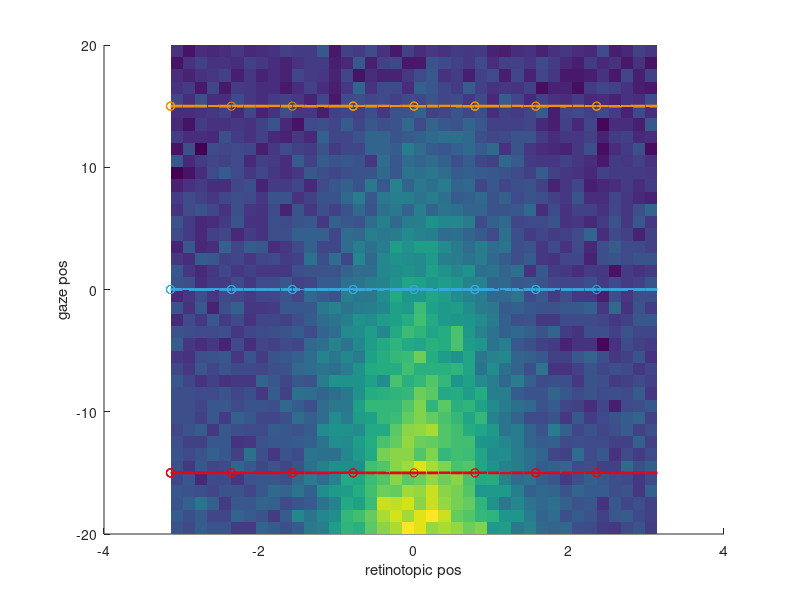
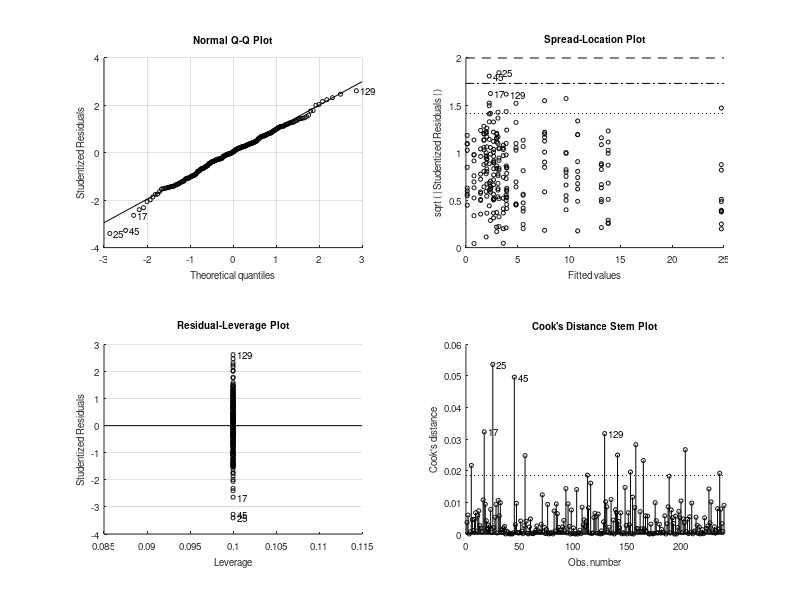

Write MATLAB code to recreate these figures, in order. (Note: this script raises an error after producing the figures.)
function testsim_gain_field_dPulv2017(modulation_type)
% simulations of gain field effects and significance, including von Mises fitting
% see also testsim_gain_field for more generic version
% see also testsim_lip_activity_profile

if nargin < 1,
    modulation_type = 'linear_gain';
end


Noise		= 5;	% Firing rate noise
n_trials_per_cond = 10;

%
bootstrap_method='hierarchical';

% retinotopic Gaussian RF

Center              = 0;	% deg
Amplitude           = 30;	% spikes/s, RF response peak
UnmodulatedFR       = 5;	% spikes/s, ongoing/unmodulated firing
Sigma               = pi/4;	% tuning width
target_positions    = [-pi -pi*3/4 -pi/2 -pi/4 0 pi/4 pi/2 pi*3/4]; % retinotopic position
gaze_positions      = [-15 0 15];
retpos_continous	= -pi:pi/20:pi; % retinotopic position
gazepos_continous	= -20:20;       % gaze position

R		= 1/(sqrt(2*pi)*Sigma)*exp(-(retpos_continous - Center).^2/(2*Sigma^2)); % Gaussian RF profile
% R		= ones(size(retpos)); % no target position modulation
R		= UnmodulatedFR + R/max(R)*Amplitude;

n_trials_per_gaze=numel(target_positions)*n_trials_per_cond;

% target_positions2D_a =  [10    5 0  -5 -10  -5  0   5];
% target_positions2D_b =  [0.001 5 10 5 0.001 -5 -10 -5];
% target_positions2D = complex(target_positions2D_a,target_positions2D_b); % for MANOVA1 analysis


gaze_col = {'r' 'g' 'b'};

gaze_col_rgb = [227 6 19; 54 169 225; 243 146 0]/255;

switch modulation_type % eye position modulation type
    
    case 'linear_gain' %
        
        % E = interp1([gazepos(1) gazepos(end)],[-10 10],gazepos); % Gaze effect: leads to "loss" of main target effect
        % E = interp1([gazepos(1) 0 gazepos(end)],[10 0 10],gazepos); % Gaze effect: bidirectinal increase from center
        E = interp1([gazepos_continous(1) gazepos_continous(end)],[0.7 0],gazepos_continous); % Gaze effect: standard monotonic unidirectional
        % E = interp1([gazepos(1) gazepos(end)],[1 0.3],gazepos); % For CNL evaluatiom poster
        for k = 1:n_trials_per_cond
            FR(:,:,k) = E'*R + Noise*randn(length(gazepos_continous),length(retpos_continous)); % one trial
        end
        
    case 'linear_addition'
        E = interp1([gazepos_continous(1) gazepos_continous(end)],[10 0],gazepos_continous); % Gaze effect
        for k = 1:n_trials_per_cond
            FR(:,:,k) = 1*ones(size(gazepos_continous))'*R + 1*E'*ones(size(retpos_continous)) + Noise*randn(length(gazepos_continous),length(retpos_continous)); % one trial
        end
end

for g = 1:length(gaze_positions)
    col=gaze_col_rgb(g,:);
    gazepos_idx = find(gazepos_continous == gaze_positions(g));
    for t=1:length(target_positions)
        retpos_idx = find(retpos_continous == target_positions(t));
        for k = 1:1:n_trials_per_cond
            FRtarget(t,g,k) = FR(gazepos_idx,retpos_idx,k);
        end
    end
end

t_anova	= repmat(target_positions',[1,size(FRtarget,2),size(FRtarget,3)]);
g_anova	= repmat(gaze_positions,[size(FRtarget,1),1,size(FRtarget,3)]);


FRmean = mean(FR,3);
%FRmean = 1*ones(size(gazepos))'*R + 1*E'*ones(size(retpos)); % For CNL evaluatiom poster

% Plotting
figure;
surface(retpos_continous,gazepos_continous,FRmean); shading flat; hold on;
for g=1:numel(gaze_positions)
    plot3(retpos_continous,gaze_positions(g)*ones(size(retpos_continous)),FRmean(gazepos_continous == gaze_positions(g),:),'Color',gaze_col_rgb(g,:),'LineWidth',2);
    plot3(reshape(t_anova(:,g,:),1,n_trials_per_gaze),reshape(g_anova(:,g,:),1,n_trials_per_gaze),reshape(FRtarget(:,g,:),1,n_trials_per_gaze),'o','Color',gaze_col_rgb(g,:));
end
xlabel('retinotopic pos');
ylabel('gaze pos');



% von Mises
F = @(a,x) a(3)+a(1)*exp(cos(x-a(2))*a(4))*exp(a(4)*-1);
opts = optimset('lsqcurvefit');
opts.Display='off';

% ANOVA
%FRtarget4ANOVA	= FRtarget(:);t_anova=t_anova(:); g_anova=g_anova(:);


pct1 = 100*0.05/2; % alpha 0.05
pct2 = 100-pct1;
Positions=t_anova(:);
angles=Positions;
Gazes=g_anova(:);
FR_vectors=FRtarget(:).*exp(1i*Positions);
unique_positions=unique(Positions);
unique_lines_effector=numel(unique(Gazes));
FRs=FRtarget(:);
[p,table,stats,terms] = anovan(FRs,[Positions Gazes],'model','full','varnames',{'target' 'gaze'});
% c = multcompare(stats)

if 0 % one-way vs two-way ANOVA on gaze
    % the question here if presence of another factor (target position) affects the first factor, e.g. in the initial fixation period
    % for this, we should remove the the effect of target position from the simulation, set "no target position modulation" above
    [p,table,stats,terms] = anovan(FRtarget(:),g_anova(:),'model','full','varnames',{'gaze'});
    
    
end % of one-way vs two-way ANOVA on gaze


if 0 % MANOVA1, I do not think it is an appropriate test to detect gain field or a shift in a RF, due to huge variance
    % (but we use some of the code for the bootstrp (see next case))
    
    FRtarget4MANOVA1 = [];
    FRtarget4BOOTCI  = [];
    FRpositions4MANOVA1=[];
    FR4BOOTCI	 = [];
    
    gaze_pos4MANOVA1 = [];
    figure;
    
    
    for g = 1:length(gaze_positions)
        for t=1:length(target_positions)-1,
            
            FRtarget4MANOVA1_ = squeeze(FRtarget(t,g,:))*target_positions2D(t)/abs(target_positions2D(t)); % original Lukas formulation
            FRpositions4MANOVA1_ = repmat([target_positions2D(t) gaze_positions(g)],numel(FRtarget4MANOVA1_),1); % original Lukas formulation
            
            plot(FRtarget4MANOVA1_,'.','Color',gaze_col_rgb(g,:)); hold on;
            
            % FOR ANOVA
            FRtarget4MANOVA1	= [FRtarget4MANOVA1; [real(FRtarget4MANOVA1_) imag(FRtarget4MANOVA1_)]];
            gaze_pos4MANOVA1	= [gaze_pos4MANOVA1; g*ones(n_trials_per_cond,1)];
            % FOR BOOTCI
            FRpositions4MANOVA1     = [	FRpositions4MANOVA1;FRpositions4MANOVA1_];
            FRtarget4BOOTCI         = [FRtarget4BOOTCI; FRtarget4MANOVA1_];
            
            % here we define the indexes that later are used to do hierarchical bootstraping
            indexes_per_position{g,t}=find(FRpositions4MANOVA1(:,1)==target_positions2D(t) & FRpositions4MANOVA1(:,2)==gaze_positions(g));
        end
        plot(mean(FRtarget4MANOVA1(gaze_pos4MANOVA1==g,1)), mean(FRtarget4MANOVA1(gaze_pos4MANOVA1==g,2)),'*','Color',gaze_col_rgb(g,:)); % vector mean
        
    end
    axis equal
    % plot(FRtarget4MANOVA1(:,1), FRtarget4MANOVA1(:,2),'.');
    
    % [D, p] = manova1(FRtarget4MANOVA1,gaze_pos4MANOVA1) % see testsim_manova1.m
    
end % of MANOVA1

if 1 % test gain field via bootstrap - on trial-by-trial FR vectors per target in a complex 2D space, abs and angle, NEEDS FRtarget4BOOTCI
    n_iterations_bootstrap = 1000;
    
    LB=double([0                 -pi    min(FRs)        1/pi]); %% Amplitude Direction Baseline Width
    UB=double([max([FRs;1])*1.3  pi     max([FRs;1])    10000]);%% Amplitude Direction Baseline Width
    X0=double([max(FRs)          0      min(FRs)        4/pi]); %% Amplitude Direction Baseline Width
    for lin = 1:max(unique_lines_effector)
        tr=Gazes'==gaze_positions(lin);
        mean_FR_angle=angle(mean(FR_vectors(tr)));
        %FRtarget4BOOTCI_ = FRtarget4BOOTCI(gaze_pos4MANOVA1==lin);
        
        %% bootstrapping
        n_samples_per_bootstrap=NaN;
        for p=1:numel(unique_positions)
            idexes_per_position{p}=find(Positions==unique_positions(p) & tr');
            FR_vector_per_position(p)=nanmean(FR_vectors(idexes_per_position{p}));
            n_samples_per_bootstrap=min([n_samples_per_bootstrap, numel(idexes_per_position{p})]);
        end
        
        if n_samples_per_bootstrap>=1%here should actually be 5!?
            for k=1:n_iterations_bootstrap
                idx_idx=cellfun(@(x) x(randsample(numel(x),10,true)),idexes_per_position,'Uniformoutput',false);
                idx_idx=[idx_idx{:}];
                bootstat(k,:)=[abs(nansum(FR_vectors(idx_idx(:)))/size(idx_idx,1)) angle(nansum(FR_vectors(idx_idx(:))/size(idx_idx,1))) 0 pi/4];
                bootstat_fit(k,:)=lsqcurvefit(F,double(X0),double(angles(idx_idx(:))),double(FRs(idx_idx(:))),LB,UB,opts);
            end
        else
            bootstat=single(NaN(n_iterations_bootstrap,4));
        end
        
        bootstat(:,2) = mod(bootstat(:,2)-mean_FR_angle+5*pi,2*pi)-pi+mean_FR_angle; % shift so CIs are around the mean
        bootstraped(lin).CI_amp   = [prctile(bootstat(:,1),pct1,1) nanmean(bootstat(:,1)) prctile(bootstat(:,1),pct2,1)];
        bootstraped(lin).CI_angle = [prctile(bootstat(:,2),pct1,1) nanmean(bootstat(:,2)) prctile(bootstat(:,2),pct2,1)];
        bootstraped(lin).CI_base  = [prctile(bootstat_fit(:,3),pct1,1) nanmean(bootstat_fit(:,3)) prctile(bootstat_fit(:,3),pct2,1)];
        bootstraped(lin).CI_kappa = [prctile(bootstat_fit(:,4),pct1,1) nanmean(bootstat_fit(:,4)) prctile(bootstat_fit(:,4),pct2,1)];
        
        bootstraped(lin).FR_vectors                 = bootstat(:,1).*exp(1i*bootstat(:,2));
        bootstraped(lin).mean_FR_vector             = nanmean(bootstraped(lin).FR_vectors);
        bootstraped(lin).original_mean_FR_vector    = nansum(FR_vector_per_position);
        % for plotting
        bootstraped(lin).mean_amp   = nanmean(bootstat(:,1));
        bootstraped(lin).mean_angle = mean(bootstat(:,2));
        bootstraped(lin).mean_base  = mean(bootstat_fit(:,3));
        bootstraped(lin).mean_kappa = mean(bootstat_fit(:,4));
        % for CIs
        bootstraped(lin).raw_amp   = bootstat(:,1);
        bootstraped(lin).raw_angle = bootstat(:,2);
        bootstraped(lin).raw_base  = bootstat_fit(:,3);
        bootstraped(lin).raw_kappa = bootstat_fit(:,4);
        
        %
        %         bootstat1 = bootstat(:,1);
        %         bootstat2 = bootstat(:,2);
        %         % bootstat2 = unwrap(bootstat2); % not working well in real life examples, according to Lukas
        %         mean_FR_angle = angle(mean(FRtarget4BOOTCI_));
        %         bootstat2 =  mod(bootstat(:,2)-mean_FR_angle+5*pi,2*pi)-pi+mean_FR_angle; % Lukas
        %
        %         pct1 = 100*0.05/2; % alpha 0.05
        %         pct2 = 100-pct1;
        %
        %         lower = prctile(bootstat1,pct1,1);
        %         upper = prctile(bootstat1,pct2,1);
        %         ci1 =[lower;upper];
        %         CI1(:,g) = ci1;
        %         meanBS1(g) = mean(bootstat1);
        %         BOOTSTAT1(:,g) = bootstat1;
        %
        %         lower = prctile(bootstat2,pct1,1);
        %         upper = prctile(bootstat2,pct2,1);
        %         ci2 =[lower;upper];
        %         CI2(:,g) = ci2;
        %         meanBS2(g) = mean(bootstat2);
        %
        %         subplot(1,2,1)
        %
        %         hp = polar([meanBS2(g) meanBS2(g)],[ci1(1) ci1(2)]); set(hp,'Color',gaze_col_rgb(g,:),'LineWidth',2); hold on;
        %
        %         th = linspace( ci2(1), ci2(2), 10);
        %         hp = polar(th,meanBS1(g)*ones(size(th)),[gaze_col{g}]); set(hp,'Color',gaze_col_rgb(g,:),'LineWidth',2);
        %         polar(angle(mean(FRtarget4BOOTCI_)),abs(mean(FRtarget4BOOTCI_)),'ko'); hold on
        %         polar(meanBS2(g),meanBS1(g),'kx');
        %
        %         subplot(1,2,2);
        %         hp = polar(bootstat2,bootstat1,[gaze_col{g} '.']); hold on
        %         set(hp,'Color',gaze_col_rgb(g,:));
        %
        
    end
    
    %% significance with CI overlap
    CI1=vertcat(bootstraped.CI_amp);
    Lower_bound=CI1(:,1);
    Mean_values=CI1(:,2);
    Upper_bound=CI1(:,3);
    %sign_diff = ~(bsxfun( @le, Lower_bound, Mean_values' ) & bsxfun( @ge, Upper_bound, Mean_values' ));
    sign_diff = ~(bsxfun( @le, Lower_bound, Upper_bound' ) & bsxfun( @ge, Upper_bound, Lower_bound' ));
    significant_gain1=any(any(sign_diff));
    
    for c_s=1:numel(bootstraped)+1 %% shifting always one by 2 pi to find overlaps around 0
        CI1=vertcat(bootstraped.CI_angle);
        if c_s<numel(bootstraped)
            CI1(c_s,:)= CI1(c_s,:)+2*pi;
        end
        Lower_bound=CI1(:,1);
        Mean_values=CI1(:,2);
        Upper_bound=CI1(:,3);
        %sign_diff = ~(bsxfun( @le, Lower_bound, Mean_values' ) & bsxfun( @ge, Upper_bound, Mean_values' ));
        sign_diff = ~(bsxfun( @le, Lower_bound, Upper_bound' ) & bsxfun( @ge, Upper_bound, Lower_bound' ));
        %
        significant_shift(c_s)=any(any(sign_diff));
    end
    significant_shift1=all(significant_shift); % only true if CIs are not overlapping for any 2*pi shift
    
    %% significance with CIs of differences
    temp1=true(numel(bootstraped));
    [temp2 temp3]=ind2sub(size(temp1),find(temp1));
    comparison_matrix=[temp2(temp2<temp3) temp3(temp2<temp3)];
    for c_s=1:size(comparison_matrix,1) %% shifting always one by 2 pi to find overlaps around 0
        tt=bootstraped(comparison_matrix(c_s,1)).raw_amp-bootstraped(comparison_matrix(c_s,2)).raw_amp;
        CI1_diff(c_s,:)=[prctile(tt,pct1,1) prctile(tt,pct2,1)];
        
        tt=bootstraped(comparison_matrix(c_s,1)).raw_angle-bootstraped(comparison_matrix(c_s,2)).raw_angle;
        %tt=[tt tt+pi tt-pi tt+2*pi tt-2*pi tt*3+pi tt-3*pi tt+4*pi tt-4*pi];
        tt=[tt tt+2*pi tt-2*pi tt+4*pi tt-4*pi];% ti ti+2*pi ti-2+pi ti+4*pi ti-4*pi];
        [~,totest_for_CI_indexes]=min(abs(tt),[],2);
        tt=tt(sub2ind(size(tt),1:size(tt,1),totest_for_CI_indexes'))';
        CI2_diff(c_s,:)=[prctile(tt,pct1,1) prctile(tt,pct2,1)];
    end
    significant_gain2=any(CI1_diff(:,1)>0 | CI1_diff(:,2)<0);
    significant_shift2=any(CI2_diff(:,1)>0 | CI2_diff(:,2)<0);
    
    
    
    
    %
    %     % test significance
    %
    %     BOOTSTAT_DIFF(:,1) = BOOTSTAT1(:,1) - BOOTSTAT1(:,2);
    %     BOOTSTAT_DIFF(:,2) = BOOTSTAT1(:,1) - BOOTSTAT1(:,3);
    %     BOOTSTAT_DIFF(:,3) = BOOTSTAT1(:,2) - BOOTSTAT1(:,3);
    %
    %     H = 0;
    %
    %     for k = 1:3, % 3 pair combinations
    %
    %         ci_l = prctile(BOOTSTAT_DIFF(:,k),pct1,1);
    %         ci_u = prctile(BOOTSTAT_DIFF(:,k),pct2,1);
    %         ci_diff =[ci_l;ci_u];
    %
    %         if ci_diff(1)>0 || ci_diff(2)<0;
    %             H = 1;
    %         end
    %
    %     end
    %    decision = {'not significant','significant'};
    
    figure_handle=figure;
    linespec.visible='off';
    markersize=20;
    max_FR_vector=max(abs(vertcat(bootstraped.FR_vectors)));
    polar(0, max_FR_vector,linespec);
    hold on
    for lin=1:max(unique_lines_effector)
        scatter(real([bootstraped(lin).FR_vectors]),imag([bootstraped(lin).FR_vectors]),5,gaze_col_rgb(lin,:));
        FR_vector=bootstraped(lin).mean_FR_vector;
        original_FR_vector=bootstraped(lin).original_mean_FR_vector;
        FR_Amp_CI=bootstraped(lin).CI_amp([1,end])*FR_vector/abs(FR_vector);
        FR_Ang_CI=exp(1i*bootstraped(lin).CI_angle)*abs(FR_vector);
        FR_Ang_CI_rad=exp(1i*[bootstraped(lin).CI_angle(1):pi/100:bootstraped(lin).CI_angle(end) bootstraped(lin).CI_angle(end)])*abs(FR_vector);
        plot(real(original_FR_vector),imag(original_FR_vector),'h','markersize',markersize,'markeredgecolor','k','color',gaze_col_rgb(lin,:),'Markerfacecolor',gaze_col_rgb(lin,:));
        plot(real(FR_vector),imag(FR_vector),'s','markersize',markersize,'markeredgecolor','k','color',gaze_col_rgb(lin,:),'Markerfacecolor',gaze_col_rgb(lin,:));
        plot(real(FR_Amp_CI),imag(FR_Amp_CI),'d-','linewidth',3,'markersize',markersize,'markeredgecolor','k','color',gaze_col_rgb(lin,:));
        %plot(real(bootstraped(lin).CI_amp(2)*FR_vector),imag(bootstraped(lin).CI_amp(2)*FR_vector),'d','color',gaze_col_rgb(lin,:));
        plot(real(FR_Ang_CI(1)),imag(FR_Ang_CI(1)),'d','linewidth',3,'markersize',markersize,'markeredgecolor','k','color',gaze_col_rgb(lin,:));
        plot(real(FR_Ang_CI(end)),imag(FR_Ang_CI(end)),'d','linewidth',3,'markersize',markersize,'markeredgecolor','k','color',gaze_col_rgb(lin,:));
        line([real(FR_Ang_CI_rad)],[imag(FR_Ang_CI_rad)],'linewidth',3,'color',gaze_col_rgb(lin,:))
    end
    
    title(num2str([significant_gain1 significant_shift1 significant_gain2 significant_shift2]));
    
    
    
end % of if test gain field via bootstrap - on trial-by-trial FR vectors in 2D space

if 0 % test gain field via bootstrap - simple example on mean FR in each gaze position
    figure
    for g = 1:length(gaze_positions)
        FR = reshape(squeeze(FRtarget(:,g,:)),n_trials_per_cond*length(target_positions),1);
        meanFR = mean(FR);
        fun = @(x)mean(x);
        
        [ci,bootstat] = bootci(500, fun, FR);
        
        CI(:,g) = ci;
        meanBS(g) = mean(bootstat);
        plot(g,meanFR,'ko'); hold on
        plot(g,meanBS(g),'r.');
        plot(g,ci,'rs');
    end
    
end % of if test gain field via bootstrap - simple example on mean FR in each gaze position

if 0 % Test different ANOVA variants
    % 3 gaze positions, 2 or 3 targets, 10 trials
    
    Noise			= 1;	% Firing rate noise
    n_trials_per_cond	= 10;
    
    % variant 1: no main effects, only interaction
    FRtarget4ANOVA = repmat(reshape([	10 0
        0 10
        5 5],6,1),n_trials_per_cond,1) + Noise*randn(3*2*10,1);
    target_pos	= repmat([1;1;1;2;2;2],n_trials_per_cond,1);
    gaze_pos	= repmat([1;2;3;1;2;3],n_trials_per_cond,1);
    [p,table,stats,terms] = anovan(FRtarget4ANOVA,[target_pos gaze_pos],'model','full','varnames',{'target' 'gaze'});
    
    % variant 2: no main effects, only interaction
    FRtarget4ANOVA = repmat(reshape([	0 10
        5 5
        10 0],6,1),n_trials_per_cond,1) + Noise*randn(3*2*10,1);
    target_pos	= repmat([1;1;1;2;2;2],n_trials_per_cond,1);
    gaze_pos	= repmat([1;2;3;1;2;3],n_trials_per_cond,1);
    [p,table,stats,terms] = anovan(FRtarget4ANOVA,[target_pos gaze_pos],'model','full','varnames',{'target' 'gaze'});
    
    % variant 3: target effect and interaction
    FRtarget4ANOVA = repmat(reshape([	0 10 40
        5 15 30
        10 20 20],9,1),n_trials_per_cond,1) + Noise*randn(3*3*10,1);
    target_pos	= repmat([1;1;1;2;2;2;3;3;3],n_trials_per_cond,1);
    gaze_pos	= repmat([1;2;3;1;2;3;1;2;3],n_trials_per_cond,1);
    [p,table,stats,terms] = anovan(FRtarget4ANOVA,[target_pos gaze_pos],'model','full','varnames',{'target' 'gaze'});
    
end % of Test different ANOVA variants
